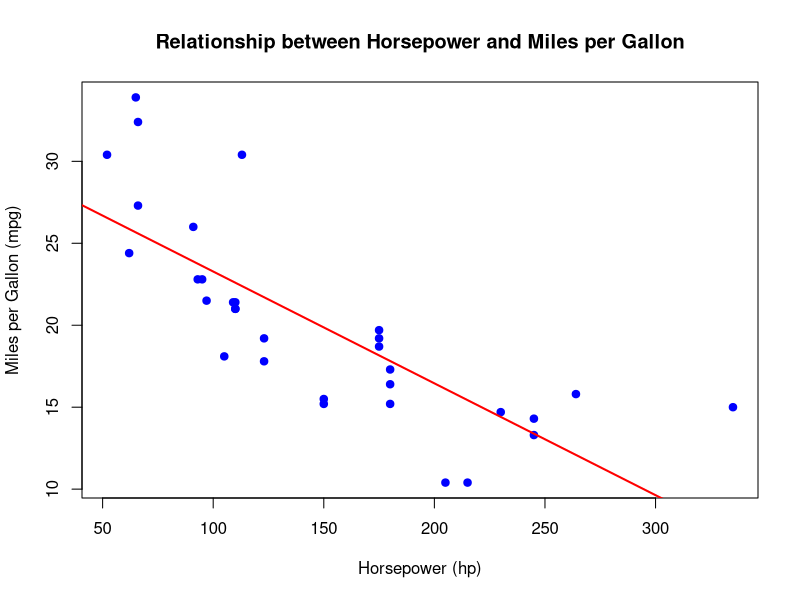
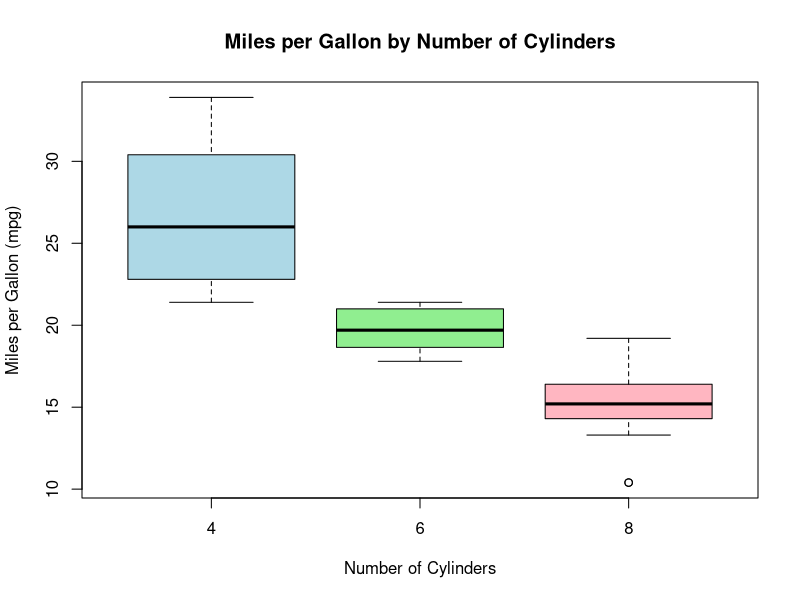
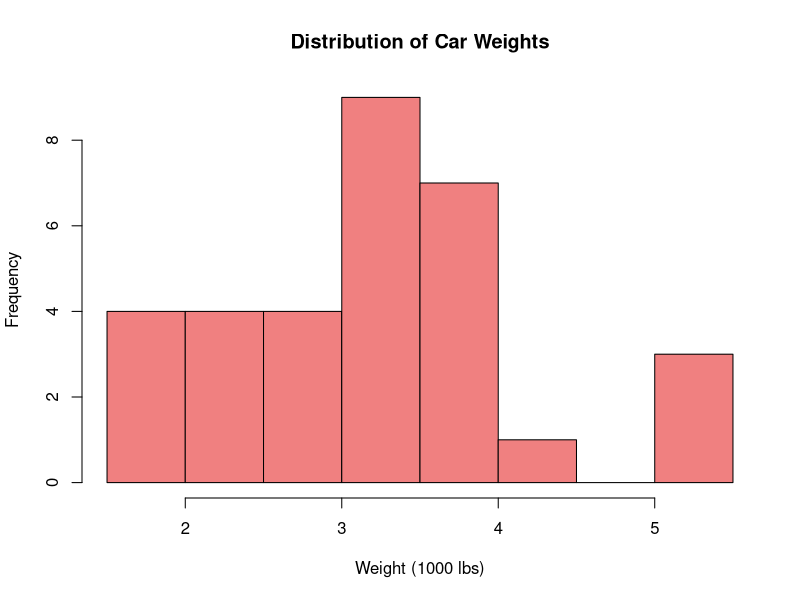

Write the R code that produced these figures, in order.

#Question No.02
# Create dataset
Emp_ID <- c("E1","E2","E3","E4","E5","E6","E7","E8")
Name <- c("X","Y","Z","X","Y","Z","X","Y")
Age <- c(34,29,40,30,35,27,41,30)
Dept <- c("HR","IT","Finance","Marketing","HR","IT","Finance","Marketing")
Salary <- c(50000,60000,70000,80000,50000,65000,45000,60000)
Gender <- c("Male","Female","Male","Female","Male","Female","Male","Female")
Experience <- c(5,3,10,4,2,7,9,6)

# Combine all into a data frame
employees <- data.frame(Emp_ID, Name, Age, Dept, Salary, Gender, Experience)



# Extract Salary as vector
salary_vector <- employees$Salary

# Calculate average salary
avg_salary <- mean(salary_vector)
avg_salary



# Store ages in a vector
age_vector <- employees$Age

# Find minimum and maximum
min_age <- min(age_vector)
max_age <- max(age_vector)

min_age
max_age





# Create a list for one employee (example: Employee 1)
employee1 <- list(
  Name = "X",
  Department = "HR",
  Age = 34,
  Salary = 50000
)

# Display each element
employee1$Name
employee1$Department
employee1$Age
employee1$Salary





# Mean and Standard Deviation
mean_salary <- mean(employees$Salary)
sd_salary <- sd(employees$Salary)

mean_experience <- mean(employees$Experience)
sd_experience <- sd(employees$Experience)

# Correlation between Salary and Experience
cor_salary_experience <- cor(employees$Salary, employees$Experience)

# Display results
mean_salary
sd_salary
mean_experience
sd_experience
cor_salary_experience













#Question No.03
# Load built-in dataset
data(mtcars)


# Scatter plot with trend line
plot(mtcars$hp, mtcars$mpg,
     main = "Relationship between Horsepower and Miles per Gallon",
     xlab = "Horsepower (hp)",
     ylab = "Miles per Gallon (mpg)",
     pch = 19,           # solid circle points
     col = "blue")

# Add a trend line (linear regression line)
abline(lm(mpg ~ hp, data = mtcars), col = "red", lwd = 2)





# Box plot comparing mpg across cylinders
boxplot(mpg ~ cyl, data = mtcars,
        main = "Miles per Gallon by Number of Cylinders",
        xlab = "Number of Cylinders",
        ylab = "Miles per Gallon (mpg)",
        col = c("lightblue", "lightgreen", "lightpink"))





# Histogram of car weights
hist(mtcars$wt,
     main = "Distribution of Car Weights",
     xlab = "Weight (1000 lbs)",
     col = "lightcoral",
     breaks = 10)   # customize number of bins








